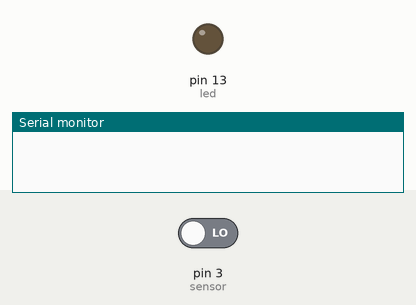
This sketch was run on a simulated Arduino Uno, built with avr-gcc and run on an emulated ATmega328P. Shown: output pins drawn as LEDs (lit = HIGH), the last lines printed to the serial monitor. The inputs (shaded band) are chosen by the test bench; at power-on: pin 3 (sensor) LOW.

Above: at 1.2 s.
1.3 s: pin 3 (sensor) driven HIGH
At 2.2 s:
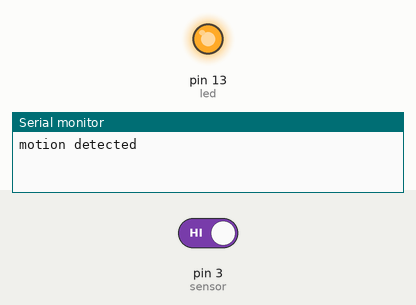
2.8 s: pin 3 (sensor) driven LOW
At 5.7 s:
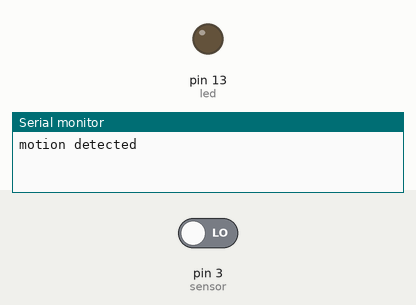
Timing chart, 0 to 7.2 s (numbered marks = the images above; inputs shaded):
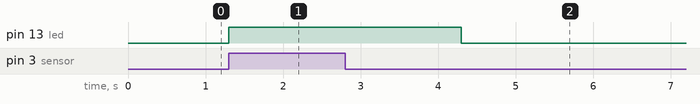

Measured:
- after the input at 1.3 s, pin 13 (led): LOW → HIGH at once
- after the input at 2.8 s, pin 13 (led): goes on until 4.3 s, then stays LOW

The sketch:

sketch_1.ino
```cpp
/* #include <SimpleDHT.h>

int pinDHT11 = 2; // pin number on board
SimpleDHT11 dht11; // dh11 object from class

void setup() {
  Serial.begin(115200);
}

void loop() {

  Serial.println("_____________________________");

  Serial.println("Temprature and humidity  readings ");

  byte temperature = 0;
  byte humidity = 0;

  if (dht11.read(pinDHT11, &temperature, &humidity, NULL)) {

    Serial.print("sensor readings fail");

    return;
  }


  Serial.print((int)temperature); Serial.print(" C ");
  Serial.print((int)humidity); Serial.println("%");


  delay(2000);
}
*/

int sensor=3;
int led=13;
int pir;
void setup()
{
   Serial.begin(115200);
  pinMode(led,OUTPUT);
  digitalWrite(led,LOW);//led off
}
void loop()
{
  pir= digitalRead(sensor);//Reads the Sensor
  if (pir==1){
    Serial.println("motion detected");
     digitalWrite(led,HIGH);//led on
     delay(3000);
     digitalWrite(led,LOW);//led off
    }
    delay(100);
}

// نهاية الكود
//  أنور شطاري
```
